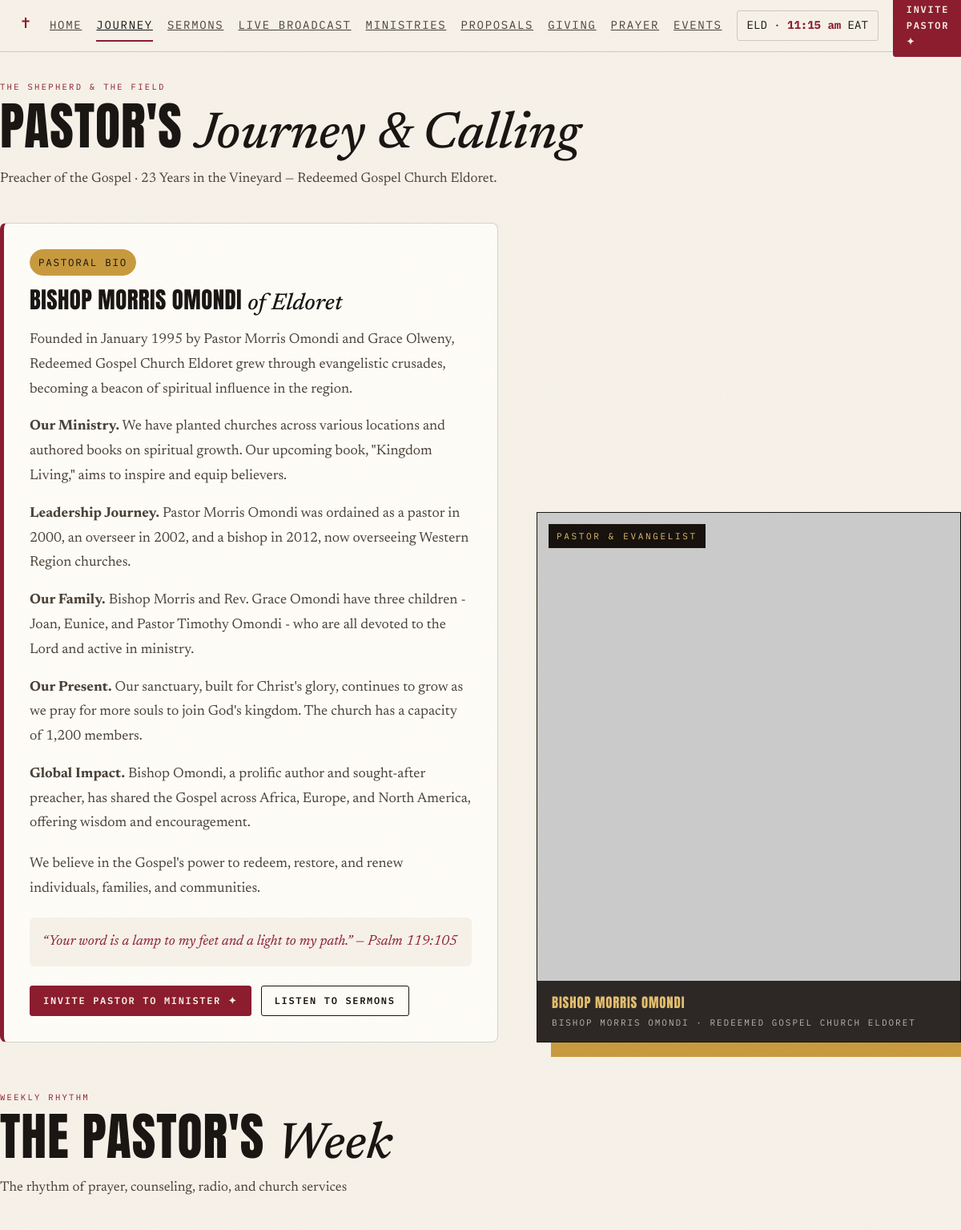
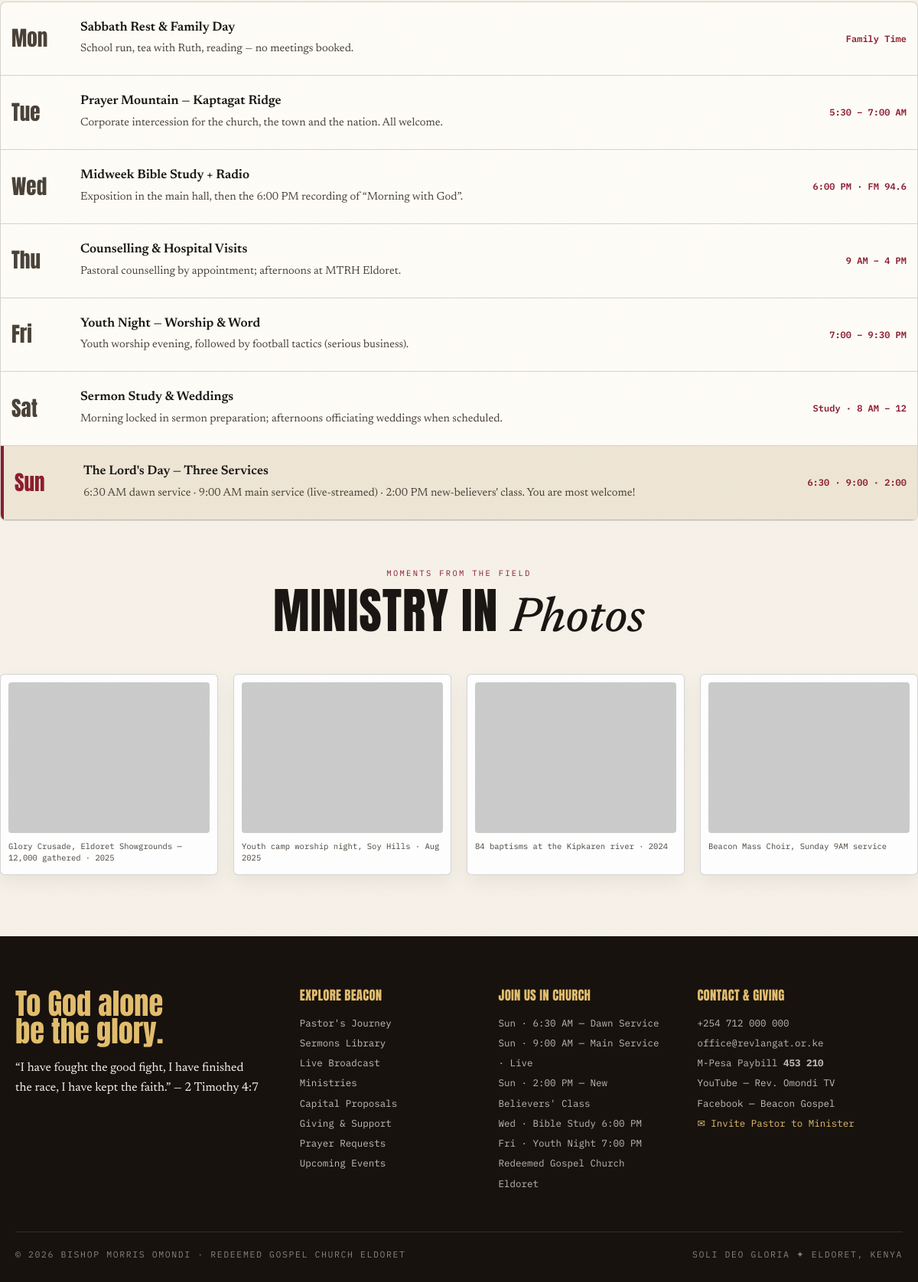
Page /about.php on the committed database (2 pictures, top to bottom).
### tables this page shows
CREATE TABLE IF NOT EXISTS `weekly_schedule` (
    `id` INT AUTO_INCREMENT PRIMARY KEY,
    `day_code` VARCHAR(10) NOT NULL,
    `title` VARCHAR(150) NOT NULL,
    `details` TEXT NOT NULL,
    `time_chip` VARCHAR(100) NOT NULL,
    `is_sunday` TINYINT(1) NOT NULL DEFAULT 0,
    `sort_order` INT NOT NULL DEFAULT 0
);

CREATE TABLE IF NOT EXISTS `gallery` (
    `id` INT AUTO_INCREMENT PRIMARY KEY,
    `image_url` VARCHAR(255) NOT NULL,
    `caption` VARCHAR(255) NOT NULL,
    `sort_order` INT NOT NULL DEFAULT 0
);

### config/functions.php (called while the page is built, shortened)
<?php
function esc($string) {
    return htmlspecialchars((string)($string ?? ''), ENT_QUOTES, 'UTF-8');
}
function img_src($image_value, $fallback = '') {
    $v = (string)($image_value ?? '');
    if (preg_match('#^https?://#i', $v)) {
        return $v;
    }
    return rtrim(BASE_URL, '/') . '/' . ltrim($v, '/');
}
function db_fetch_all($sql, $types = "", $params = []) {
    global $db;
    $stmt = mysqli_stmt_init($db);
    if (!mysqli_stmt_prepare($stmt, $sql)) {
        error_log("DB Fetch All Prepare Failed: " . mysqli_error($db) . " Query: " . $sql);
        return [];
    }
    mysqli_stmt_execute($stmt);
    $result = mysqli_stmt_get_result($stmt);
    $rows = [];
    if ($result) {
        while ($row = mysqli_fetch_assoc($result)) {
            $rows[] = $row;
        }
    }
    return $rows;
}
function get_all_settings() {
    static $settings = null;
    if ($settings === null) {
        $rows = db_fetch_all("SELECT setting_key, setting_value FROM site_settings");
        $settings = [];
        foreach ($rows as $r) {
            $settings[$r['setting_key']] = $r['setting_value'];
        }
    }
    return $settings;
}
function get_setting($key, $default = '') {
    $settings = get_all_settings();
    return $settings[$key] ?? $default;
}

### about.php (the view, shortened to what this page needs)
<?php
require_once __DIR__ . '/config/db.php';
require_once __DIR__ . '/config/functions.php';
$pastorName = get_setting('pastor_name', 'Bishop Morris Omondi');
$tagline = get_setting('tagline', 'Preacher of the Gospel · 23 Years in the Vineyard');
$heroVerse = get_setting('hero_verse', '“Your word is a lamp to my feet and a light to my path.” — Psalm 119:105');
$portraitUrl = get_setting('portrait_url', 'https://picsum.photos/seed/eldoret-pastor-portrait/900/1125');
$scheduleDays = db_fetch_all("SELECT * FROM weekly_schedule ORDER BY sort_order ASC, id ASC");
$galleryItems = db_fetch_all("SELECT * FROM gallery ORDER BY sort_order ASC, id ASC LIMIT 4");
require_once __DIR__ . '/includes/header.php';
?>
<div class="wrap" style="padding-top:100px;padding-bottom:80px;">
  <div class="shead">
    <p class="idx">The Shepherd &amp; The Field</p>
    <h1 style="font-size:clamp(2.4rem, 5.5vw, 4rem);">Pastor's <span class="ser">Journey &amp; Calling</span></h1>
    <p style="margin-top:10px;color:var(--ink2);max-width:640px;"><?= esc($tagline) ?> — Redeemed Gospel Church Eldoret.</p>
  </div>
  <div class="hero" style="margin-top:0;margin-bottom:60px;">
    <div>
      <div style="background:var(--card);border:1px solid var(--line);border-left:5px solid var(--wine);padding:32px;border-radius:8px;">
        <span class="chip gold" style="margin-bottom:16px;">Pastoral Bio</span>
        <h2 style="font-size:1.8rem;margin-bottom:16px;"><?= esc($pastorName) ?> <span class="ser"><?= esc($pastorEpithet) ?></span></h2>
        <p style="font-size:1.1rem;line-height:1.75;color:var(--ink2);margin-bottom:16px;">Founded in January 1995 by Pastor Morris Omondi and Grace Olweny, Redeemed Gospel Church Eldoret grew through evangelistic crusades, becoming a beacon of spiritual influence in the region.</p>
        <p style="font-size:1.1rem;line-height:1.75;color:var(--ink2);margin-bottom:16px;"><b>Our Ministry.</b> We have planted churches across various locations and authored books on spiritual growth. Our upcoming book, "Kingdom Living," aims to inspire and equip believers.</p>
        <p style="font-size:1.1rem;line-height:1.75;color:var(--ink2);margin-bottom:16px;"><b>Leadership Journey.</b> Pastor Morris Omondi was ordained as a pastor in 2000, an overseer in 2002, and a bishop in 2012, now overseeing Western Region churches.</p>
        <p style="font-size:1.1rem;line-height:1.75;color:var(--ink2);margin-bottom:16px;"><b>Our Family.</b> Bishop Morris and Rev. Grace Omondi have three children - Joan, Eunice, and Pastor Timothy Omondi - who are all devoted to the Lord and active in ministry.</p>
        <p style="font-size:1.1rem;line-height:1.75;color:var(--ink2);margin-bottom:16px;"><b>Our Present.</b> Our sanctuary, built for Christ's glory, continues to grow as we pray for more souls to join God's kingdom. The church has a capacity of 1,200 members.</p>
        <p style="font-size:1.1rem;line-height:1.75;color:var(--ink2);margin-bottom:20px;"><b>Global Impact.</b> Bishop Omondi, a prolific author and sought-after preacher, has shared the Gospel across Africa, Europe, and North America, offering wisdom and encouragement.</p>
        <p style="font-size:1.1rem;line-height:1.75;color:var(--ink2);margin-bottom:20px;">We believe in the Gospel's power to redeem, restore, and renew individuals, families, and communities.</p>
        <div style="padding:16px;background:var(--paper);border-radius:6px;font-style:italic;font-size:1.1rem;color:var(--wine);">
          <?= esc($heroVerse) ?>
        </div>
        <div style="margin-top:24px;display:flex;gap:12px;flex-wrap:wrap;">
          <a href="<?= BASE_URL ?>invite.php" class="btn sm">Invite Pastor to Minister ✦</a>
          <a href="<?= BASE_URL ?>sermons.php" class="btn sm ghost">Listen to Sermons</a>
        </div>
      </div>
    </div>
    <div>
      <div class="bigphoto">
        <span class="plabel">Pastor &amp; Evangelist</span>
        <div class="ph">
          <img src="<?= esc(img_src($portraitUrl)) ?>" alt="<?= esc($pastorName) ?>">
        </div>
        <div class="pcapbar">
          <b><?= esc($pastorName) ?></b>
          <span>Bishop Morris Omondi · Redeemed Gospel Church Eldoret</span>
        </div>
      </div>
    </div>
  </div>
  <div class="shead" style="margin-top:50px;">
    <p class="idx">Weekly Rhythm</p>
    <h2 class="big">The Pastor's <span class="ser">Week</span></h2>
    <p style="margin-top:8px;color:var(--ink2);">The rhythm of prayer, counseling, radio, and church services</p>
  </div>
  <div class="tblwrap" style="margin-bottom:60px;">
    <?php foreach ($scheduleDays as $day): ?>
      <div class="day <?= $day['is_sunday'] ? 'sunday' : '' ?>">
        <div class="d"><?= esc($day['day_code']) ?></div>
        <div class="a">
          <b><?= esc($day['title']) ?></b>
          <span><?= esc($day['details']) ?></span>
        </div>
        <div class="tm"><?= esc($day['time_chip']) ?></div>
      </div>
    <?php endforeach; ?>
  </div>
  <div class="shead" style="text-align:center;">
    <p class="idx" style="justify-content:center">Moments from the Field</p>
    <h2 class="big">Ministry in <span class="ser">Photos</span></h2>
  </div>
  <div class="cards">
    <?php foreach ($galleryItems as $photo): ?>
      <figure class="postcard">
        <div class="ph">
          <img src="<?= esc(img_src($photo['image_url'])) ?>" alt="<?= esc($photo['caption']) ?>">
        </div>
        <figcaption><?= esc($photo['caption']) ?></figcaption>
      </figure>
    <?php endforeach; ?>
  </div>
</div>
<?php require_once __DIR__ . '/includes/footer.php'; ?>

### includes/header.php (shortened to what this page needs)
<?php
require_once __DIR__ . '/../config/config.php';
require_once __DIR__ . '/../config/functions.php';
$pastorName = get_setting('pastor_name', 'Bishop Morris Omondi');
$pastorEpithet = get_setting('pastor_epithet', 'of Eldoret');
$currentPage = basename($_SERVER['PHP_SELF'], '.php');
?>
<!DOCTYPE html>
<html lang="en">
<head>
<link rel="stylesheet" href="<?= BASE_URL ?>assets/css/main.css">
</head>
<body>
<header class="site-header">
  <div class="hwrap">
    <a href="<?= BASE_URL ?>index.php" class="brand" aria-label="Home">
      <span class="x">✝</span>
    </a>
    <nav class="main">
      <a href="<?= BASE_URL ?>index.php" class="<?= $currentPage === 'index' ? 'active' : '' ?>">Home</a>
      <a href="<?= BASE_URL ?>about.php" class="<?= $currentPage === 'about' ? 'active' : '' ?>">Journey</a>
      <a href="<?= BASE_URL ?>sermons.php" class="<?= $currentPage === 'sermons' ? 'active' : '' ?>">Sermons</a>
      <a href="<?= BASE_URL ?>live.php" class="<?= $currentPage === 'live' ? 'active' : '' ?>">Live Broadcast</a>
      <a href="<?= BASE_URL ?>ministries.php" class="<?= $currentPage === 'ministries' ? 'active' : '' ?>">Ministries</a>
      <a href="<?= BASE_URL ?>proposals.php" class="<?= in_array($currentPage, ['proposals', 'proposal']) ? 'active' : '' ?>">Proposals</a>
      <a href="<?= BASE_URL ?>giving.php" class="<?= $currentPage === 'giving' ? 'active' : '' ?>">Giving</a>
      <a href="<?= BASE_URL ?>prayer.php" class="<?= $currentPage === 'prayer' ? 'active' : '' ?>">Prayer</a>
      <a href="<?= BASE_URL ?>events.php" class="<?= $currentPage === 'events' ? 'active' : '' ?>">Events</a>
    </nav>
    <div class="clock" id="clock">ELD · <b>--:--</b> EAT</div>
    <a href="<?= BASE_URL ?>invite.php" class="btn sm hide-mobile">Invite Pastor ✦</a>
  </div>
</header>

### includes/footer.php (shortened to what this page needs)
<?php
require_once __DIR__ . '/../config/config.php';
require_once __DIR__ . '/../config/functions.php';
$pastorName = get_setting('pastor_name', 'Bishop Morris Omondi');
$phone = get_setting('phone', '+254 712 000 000');
$email = get_setting('email', 'office@revlangat.or.ke');
$address = get_setting('address', 'Redeemed Gospel Church Eldoret');
$paybill = get_setting('mpesa_paybill', '453 210');
$sun1 = get_setting('sun1', '6:30 AM — Dawn Service');
$sun2 = get_setting('sun2', '9:00 AM — Main Service · Live');
$sun3 = get_setting('sun3', '2:00 PM — New Believers\' Class');
?>
<footer>
  <div class="fgrid">
    <div>
      <div class="big">To God alone<br>be the glory.</div>
      <p style="margin-top:16px;max-width:320px;font-size:1rem">“I have fought the good fight, I have finished the race, I have kept the faith.” — 2 Timothy 4:7</p>
    </div>
    <div>
      <h4>Explore Beacon</h4>
      <ul>
        <li><a href="<?= BASE_URL ?>about.php">Pastor's Journey</a></li>
        <li><a href="<?= BASE_URL ?>sermons.php">Sermons Library</a></li>
        <li><a href="<?= BASE_URL ?>live.php">Live Broadcast</a></li>
        <li><a href="<?= BASE_URL ?>ministries.php">Ministries</a></li>
        <li><a href="<?= BASE_URL ?>proposals.php">Capital Proposals</a></li>
        <li><a href="<?= BASE_URL ?>giving.php">Giving &amp; Support</a></li>
        <li><a href="<?= BASE_URL ?>prayer.php">Prayer Requests</a></li>
        <li><a href="<?= BASE_URL ?>events.php">Upcoming Events</a></li>
      </ul>
    </div>
    <div>
      <h4>Join Us in Church</h4>
      <ul>
        <li>Sun · <?= esc($sun1) ?></li>
        <li>Sun · <?= esc($sun2) ?></li>
        <li>Sun · <?= esc($sun3) ?></li>
        <li>Wed · Bible Study 6:00 PM</li>
        <li>Fri · Youth Night 7:00 PM</li>
        <li><?= esc($address) ?></li>
      </ul>
    </div>
    <div>
      <h4>Contact &amp; Giving</h4>
      <ul>
        <li><?= esc($phone) ?></li>
        <li><?= esc($email) ?></li>
        <li>M-Pesa Paybill <b><?= esc($paybill) ?></b></li>
        <?php
          $_last = trim($pastorName);
          $_last = preg_split('/\s+/', $_last);
          $_last = end($_last);
        ?>
        <li><a href="<?= BASE_URL ?>live.php">YouTube — Rev. <?= esc($_last) ?> TV</a></li>
        <li><a href="<?= BASE_URL ?>live.php">Facebook — Beacon Gospel</a></li>
        <li><a href="<?= BASE_URL ?>invite.php" style="color:var(--gold2);">✉ Invite Pastor to Minister</a></li>
      </ul>
    </div>
  </div>
  <div class="fbottom">
    <span>© <?= date('Y') ?> <?= esc(strtoupper($pastorName)) ?> · REDEEMED GOSPEL CHURCH ELDORET</span>
    <span>SOLI DEO GLORIA ✦ ELDORET, KENYA</span>
  </div>
</footer>
</body>
</html>

### rows in the picture
weekly_schedule: day_code "Mon", title "Sabbath Rest & Family Day", details "School run, tea with Ruth, reading — no meetings booked.", time_chip "Family Time"
weekly_schedule: day_code "Tue", title "Prayer Mountain — Kaptagat Ridge", details "Corporate intercession for the church, the town and the nation. All welcome.", time_chip "5:30 – 7:00 AM"
weekly_schedule: day_code "Wed", title "Midweek Bible Study + Radio", details "Exposition in the main hall, then the 6:00 PM recording of “Morning with God”.", time_chip "6:00 PM · FM 94.6"
weekly_schedule: day_code "Thu", title "Counselling & Hospital Visits", details "Pastoral counselling by appointment; afternoons at MTRH Eldoret.", time_chip "9 AM – 4 PM"
weekly_schedule: day_code "Fri", title "Youth Night — Worship & Word", details "Youth worship evening, followed by football tactics (serious business).", time_chip "7:00 – 9:30 PM"
weekly_schedule: day_code "Sat", title "Sermon Study & Weddings", details "Morning locked in sermon preparation; afternoons officiating weddings when scheduled.", time_chip "Study · 8 AM – 12"
weekly_schedule: day_code "Sun", title "The Lord's Day — Three Services", details "6:30 AM dawn service · 9:00 AM main service (live-streamed) · 2:00 PM new-believers' class. You are most welcome!", time_chip "6:30 · 9:00 · 2:00"
gallery: caption "Glory Crusade, Eldoret Showgrounds — 12,000 gathered · 2025"
gallery: caption "Youth camp worship night, Soy Hills · Aug 2025"
gallery: caption "84 baptisms at the Kipkaren river · 2024"
gallery: caption "Beacon Mass Choir, Sunday 9AM service"

### other values in the picture
$tagline "Preacher of the Gospel · 23 Years in the Vineyard"
$pastorName "BISHOP MORRIS OMONDI"
$pastorEpithet "of Eldoret"
$heroVerse "“Your word is a lamp to my feet and a light to my path.” — Psalm 119:105"
$sun1 "6:30 AM — Dawn Service"
$sun2 "9:00 AM — Main Service · Live"
$sun3 "2:00 PM — New Believers' Class"
$address "Redeemed Gospel Church Eldoret"
$phone "+254 712 000 000"
$email "office@revlangat.or.ke"
$paybill "453 210"
$_last "Omondi"
